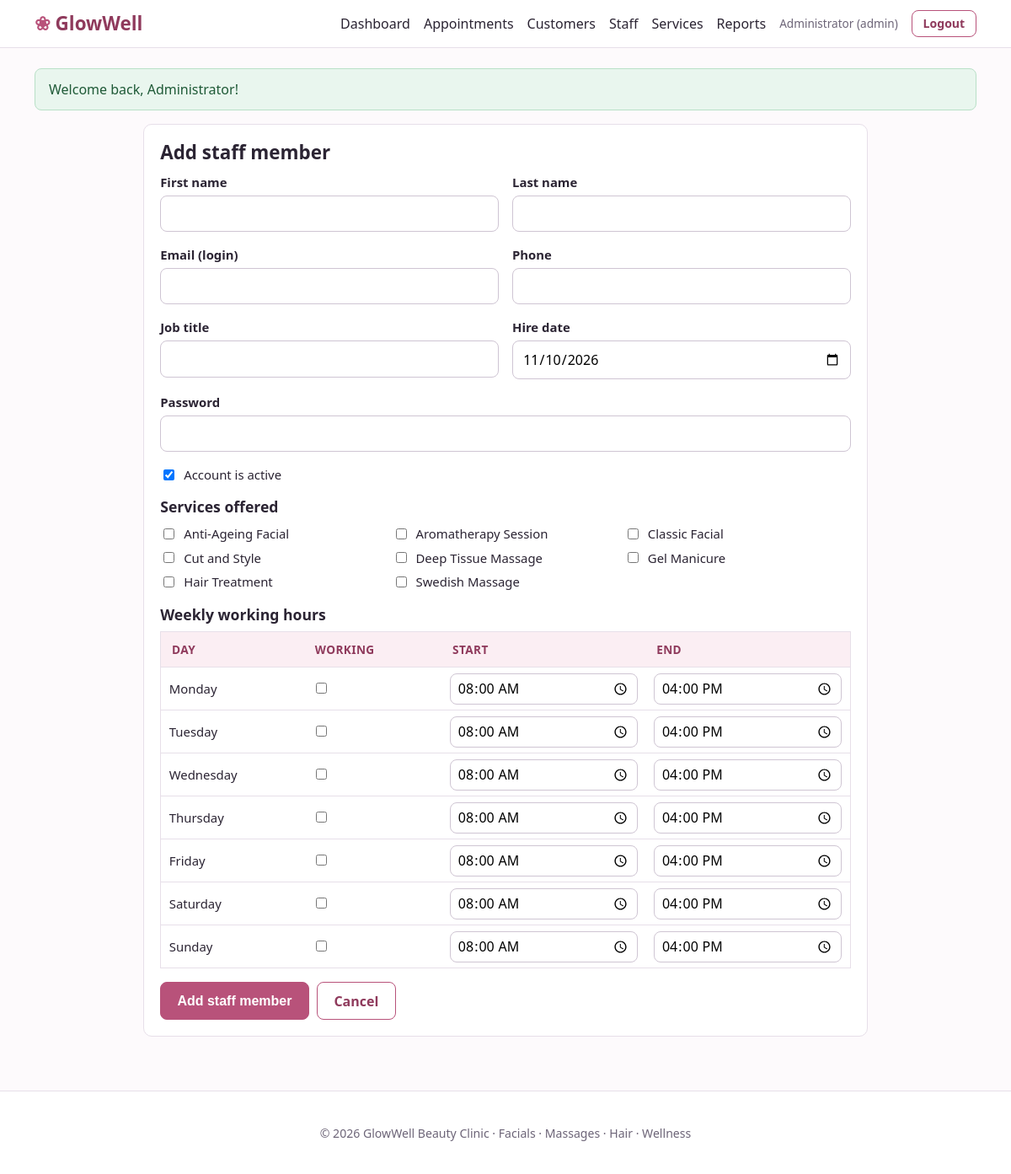
Screenshot of /admin/staff_form.php (signed in) with the database file from the repository.
### tables this page shows
CREATE TABLE services (
    service_id        INT UNSIGNED AUTO_INCREMENT PRIMARY KEY,
    category_id       INT UNSIGNED NOT NULL,
    service_name      VARCHAR(100) NOT NULL UNIQUE,
    description       VARCHAR(255) NULL,
    duration_minutes  SMALLINT UNSIGNED NOT NULL,
    price             DECIMAL(8,2) NOT NULL,
    is_active         TINYINT(1) NOT NULL DEFAULT 1,
    CONSTRAINT chk_price CHECK (price >= 0),
    CONSTRAINT chk_duration CHECK (duration_minutes > 0),
    CONSTRAINT fk_service_category FOREIGN KEY (category_id)
        REFERENCES service_categories(category_id)
);

### includes/functions.php (called while the page is built, shortened)
<?php
    function e($value): string {
        return htmlspecialchars((string)$value, ENT_QUOTES, 'UTF-8');
    }
    function url(string $path = ""): string {
        return BASE_URL . '/' . ltrim($path, '/');
    }
    function day_name(int $n): string {
        $days = [1 => 'Monday', 2 => 'Tuesday', 3 => 'Wednesday', 4 => 'Thursday',
             5 => 'Friday', 6 => 'Saturday', 7 => 'Sunday'];
        return $days[$n] ?? '';
    }

### admin/staff_form.php (the view, shortened to what this page needs)
<?php
    require_once __DIR__ . '/../includes/functions.php';
    $pdo = db();
    $id = (int)($_GET['id'] ?? $_POST['staff_id'] ?? 0);
    $editing = $id > 0;
    $form = ['first_name' => '', 'last_name' => '', 'email' => '', 'phone' => '', 'job_title' => '', 'hire_date' => date('Y-m-d'), 'is_active' => '1'];
    $chosenServices = [];
    $sched = [];
    for ($d = 1; $d <= 7; $d++) {
         $sched[$d] = ['on' => false, 'start' => '08:00', 'end' => '16:00'];
    }
    $allServices = $pdo->query('SELECT service_id, service_name FROM services ORDER BY service_name')->fetchAll();
    require __DIR__ . '/../includes/header.php';
?>
<div class="card form-card form-wide">
    <h2><?= $editing ? 'Edit staff member' : 'Add staff member' ?></h2>
    <form method="post" data-validate>
        <div class="form-row">
            <div class="form-group"><label for="first_name">First name</label><input type="text" id="first_name" name="first_name" required maxlength="60" value="<?= e($form['first_name']) ?>"></div>
            <div class="form-group"><label for="last_name">Last name</label><input type="text" id="last_name" name="last_name" required maxlength="60" value="<?= e($form['last_name']) ?>"></div>
        </div>
        <div class="form-row">
            <div class="form-group"><label for="email">Email (login)</label><input type="email" id="email" name="email" required value="<?= e($form['email']) ?>"></div>
            <div class="form-group"><label for="phone">Phone</label><input type="tel" id="phone" name="phone" required value="<?= e($form['phone']) ?>"></div>
        </div>
        <div class="form-row">
            <div class="form-group"><label for="job_title">Job title</label><input type="text" id="job_title" name="job_title" required maxlength="80" value="<?= e($form['job_title']) ?>"></div>
            <div class="form-group"><label for="hire_date">Hire date</label><input type="date" id="hire_date" name="hire_date" required value="<?= e($form['hire_date']) ?>"></div>
        </div>
        <div class="form-group"><label for="password"><?= $editing ? 'New password (leave blank to keep current)' : 'Password' ?></label>
            <input type="password" id="password" name="password" <?= $editing ? '' : 'required' ?> minlength="8" data-password></div>
        <div class="form-group checkbox-row"><input type="checkbox" id="is_active" name="is_active" value="1" <?= $form['is_active'] === '1' ? 'checked' : '' ?>><label for="is_active">Account is active</label></div>
        <h3>Services offered</h3>
        <div class="check-grid form-group">
            <?php foreach ($allServices as $sv): ?>
                <div class="checkbox-row"><input type="checkbox" id="svc<?= (int)$sv['service_id'] ?>" name="services[]" value="<?= (int)$sv['service_id'] ?>" <?= in_array((int)$sv['service_id'], $chosenServices, true) ? 'checked' : '' ?>>
                    <label for="svc<?= (int)$sv['service_id'] ?>"><?= e($sv['service_name']) ?></label></div>
            <?php endforeach; ?>
        </div>
        <h3>Weekly working hours</h3>
        <div class="table-wrap"><table class="schedule-table">
            <thead><tr><th>Day</th><th>Working</th><th>Start</th><th>End</th></tr></thead>
            <tbody>
            <?php for ($d = 1; $d <= 7; $d++): ?>
                <tr>
                    <td><?= e(day_name($d)) ?></td>
                    <td><input type="checkbox" name="sched[<?= $d ?>][on]" value="1" aria-label="Works on <?= e(day_name($d)) ?>" <?= $sched[$d]['on'] ? 'checked' : '' ?>></td>
                    <td><input type="time" name="sched[<?= $d ?>][start]" value="<?= e($sched[$d]['start']) ?>"></td>
                    <td><input type="time" name="sched[<?= $d ?>][end]" value="<?= e($sched[$d]['end']) ?>"></td>
                </tr>
            <?php endfor; ?>
            </tbody>
        </table></div>
        <div class="btn-row">
            <button class="btn" type="submit"><?= $editing ? 'Save changes' : 'Add staff member' ?></button>
            <a class="btn btn-outline" href="<?= e(url('admin/staff.php')) ?>">Cancel</a>
        </div>
    </form>
</div>
<?php require __DIR__ . '/../includes/footer.php'; ?>

### assets/css/style.css (style rules this page uses)
:root { --rose: #b8527a; --rose-dark: #8f3a5c; --rose-light: #fbeef3; --teal: #2f7d7a; --ink: #2b2433; --muted: #6d6578; --line: #e7dfe9; --bg: #fdfafc; --white: #ffffff; --ok: #2e7d4f; --warn: #b7791f; --bad: #c0392b; --radius: 10px; }
* { box-sizing: border-box; }
body { margin: 0; font-family: "Segoe UI", Roboto, Helvetica, Arial, sans-serif; color: var(--ink); background: var(--bg); line-height: 1.5; }
a { color: var(--rose-dark); }
h1, h2, h3 { line-height: 1.25; margin: 0 0 .6rem; }
h2 { font-size: 1.4rem; }
h3 { font-size: 1.1rem; }
.btn { display: inline-block; background: var(--rose); color: #fff; border: 1px solid var(--rose); padding: .6rem 1.2rem; border-radius: 8px; font-size: 1rem; cursor: pointer; text-decoration: none; font-weight: 600; }
.btn-outline { background: transparent; color: var(--rose-dark); }
.btn-row { display: flex; gap: .6rem; flex-wrap: wrap; margin-top: 1rem; }
.card { background: var(--white); border: 1px solid var(--line); border-radius: var(--radius); padding: 1.2rem; margin-bottom: 1.2rem; }
.form-card { max-width: 560px; margin: 1rem auto; }
.form-wide { max-width: 860px; }
.form-group { margin-bottom: 1rem; }
label { display: block; font-weight: 600; margin-bottom: .3rem; font-size: .93rem; }
input[type=text], input[type=email], input[type=password], input[type=date], input[type=time], input[type=number], input[type=tel], select, textarea { width: 100%; padding: .6rem .7rem; border: 1px solid #cfc5d3; border-radius: 8px; font-size: 1rem; background: #fff; font-family: inherit; }
.form-row { display: grid; grid-template-columns: 1fr 1fr; gap: 1rem; }
.checkbox-row { display: flex; align-items: center; gap: .5rem; }
.checkbox-row input { width: auto; }
.checkbox-row label { margin: 0; font-weight: 500; }
.check-grid { display: grid; grid-template-columns: repeat(auto-fill, minmax(230px, 1fr)); gap: .4rem; }
.table-wrap { overflow-x: auto; }
table { width: 100%; border-collapse: collapse; background: var(--white); border: 1px solid var(--line); border-radius: var(--radius); }
th, td { padding: .65rem .8rem; text-align: left; border-bottom: 1px solid var(--line); font-size: .93rem; vertical-align: middle; }
th { background: var(--rose-light); color: var(--rose-dark); font-size: .85rem; text-transform: uppercase; letter-spacing: .03em; }
.schedule-table td { padding: .4rem .6rem; }
.schedule-table input[type=time] { padding: .35rem .5rem; }

### rows the page displays
services: service_name "Anti-Ageing Facial"
services: service_name "Aromatherapy Session"
services: service_name "Classic Facial"
services: service_name "Cut and Style"
services: service_name "Deep Tissue Massage"
services: service_name "Gel Manicure"
services: service_name "Hair Treatment"
services: service_name "Swedish Massage"

### other values shown
$_SESSION['name'] "Administrator"
$role "admin"
$f['msg'] "Welcome back, Administrator!"
day_name($d) "Monday"
day_name($d) "Tuesday"
day_name($d) "Wednesday"
day_name($d) "Thursday"
day_name($d) "Friday"
day_name($d) "Saturday"
day_name($d) "Sunday"
